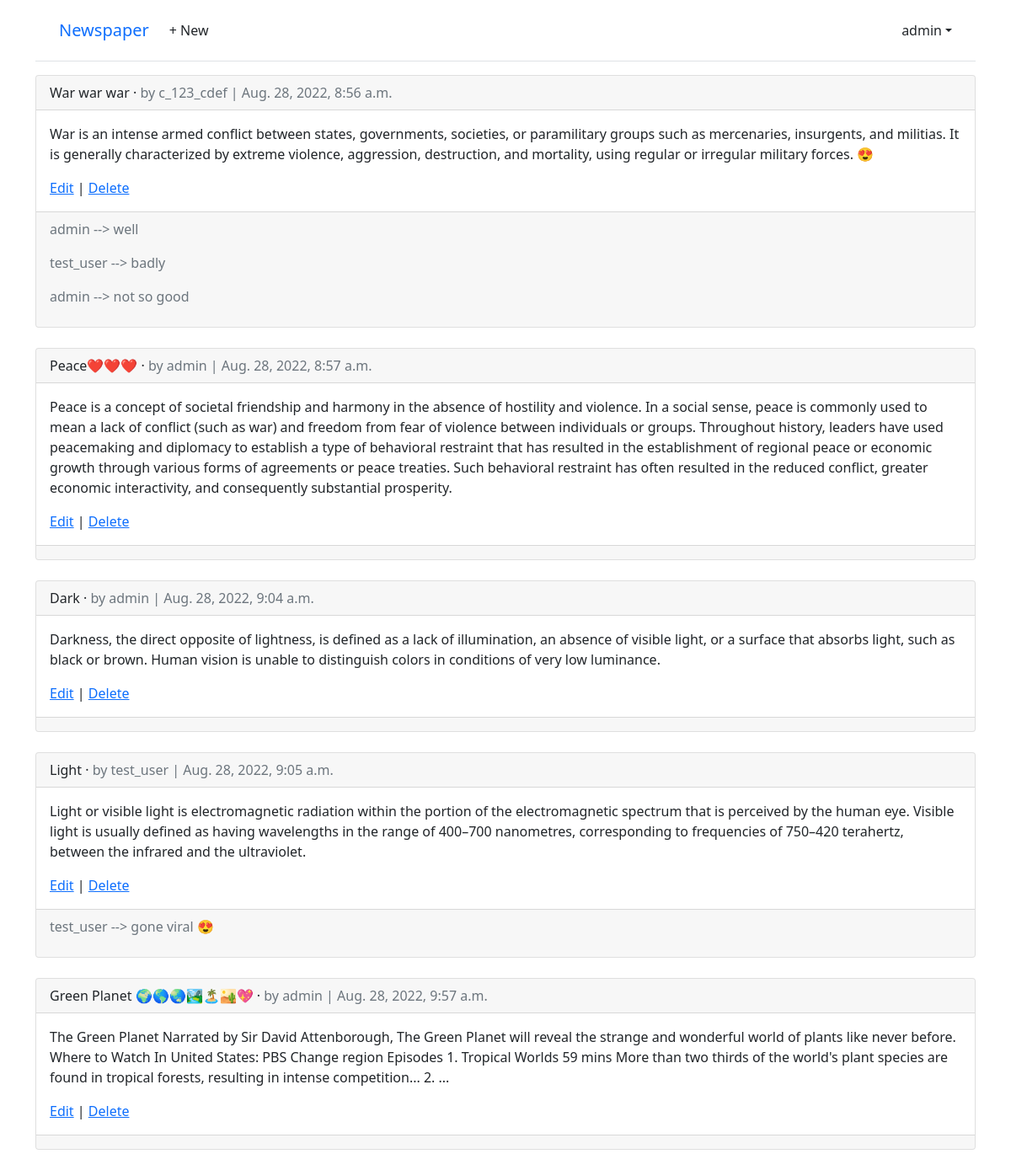
/articles/ (signed in), run on the app's committed database.
### accounts/models.py (models this page shows)
class CustomUser(AbstractUser):
    age = models.PositiveIntegerField(null=True, blank=True)

### articles/models.py (models this page shows, shortened)
class Article(models.Model):
    title = models.CharField(max_length=255)
    body = models.TextField()
    date = models.DateTimeField(auto_now_add=True)
    author = models.ForeignKey(settings.AUTH_USER_MODEL, on_delete=models.CASCADE,)

class Comment(models.Model):
    article = models.ForeignKey(Article, on_delete=models.CASCADE)
    comment = models.CharField(max_length=140)
    author = models.ForeignKey(settings.AUTH_USER_MODEL, on_delete=models.CASCADE)
    def __str__(self):
        return self.comment

### articles/views.py (the view)
# urls.py: path('', ArticleListView.as_view(), name='article_list'),
class ArticleListView(LoginRequiredMixin, ListView):
    model = Article
    template_name = 'article_list.html'

### templates/article_list.html (shortened to what this page needs)
{% extends 'base.html' %}
{% block content %}
    {% for article in article_list %}
        <div class="card">
            <div class="card-header">
                <span class="font-weight-bold">{{ article.title }}</span> &middot;
                <span class="text-muted">by {{ article.author }} | {{ article.date }}</span>
            </div>
            <div class="card-body">
                <p>{{ article.body }}</p>
                <a href="{% url 'article_edit' article.pk %}">Edit</a> |
                <a href="{% url 'article_delete' article.pk %}">Delete</a>
            </div>
            <div class="card-footer text-left text-muted">
                {% for comment in article.comment_set.all %}
                    <p>
                        <span class="font-weight-bold">
                            {{ comment.author }} -->
                        </span>
                            {{ comment }}
                    </p>
                {% endfor %}
            </div>
        </div>
        <br />
    {% endfor %}
{% endblock content %}

### templates/base.html (shortened to what this page needs)
<!DOCTYPE html>
<html>
<head>
    <link href="https://cdn.jsdelivr.net/npm/bootstrap@5.1.1/dist/css/bootstrap.min.css" rel="stylesheet">
</head>
<body>
    <div class="container">
        <header class="p-3 mb-3 border-bottom">
            <div class="container">
                <div class="d-flex flex-wrap align-items-center justify-content-center justify-content-lg-start">
                    <a class="navbar-brand" href="{% url 'home' %}">Newspaper</a>
                    <ul class="nav col-12 col-lg-auto me-lg-auto mb-2 justify-content-center mb-md-0">
                    {% if user.is_authenticated %}
                        <li><a href="{% url 'article_new' %}" class="nav-link px-2 link-dark">+ New</a></li>
                    </ul>
                    <div class="dropdown text-end">
                        <a href="#" class="d-block link-dark text-decoration-none dropdown-toggle" id="dropdownUser1" data-bs-toggle="dropdown" aria-expanded="false">{{ user.username }}</a>
                    </div>
                    {% else %}
                    </ul>
                    <div class="text-end">
                        <a href="{% url 'login' %}" class="btn btn-outline-primary me-2">Log In</a>
                        <a href="{% url 'signup' %}" class="btn btn-primary">Sign Up</a>
                    </div>
                    {% endif %}
                </div>
            </div>
        </header>
        <main>
            {% block content %}
            {% endblock content %}
        </main>
    </div>
</body>
</html>

### data on the page
CustomUser: username "admin"
Article: title "War war war", author "c_123_cdef", date "Aug. 28, 2022, 8:56 a.m.", body "War is an intense armed conflict between states, governments, societies, or paramilitary groups such as mercenaries, insurgents, and militias. It is generally characterized by extreme violence, aggression, destruction, and mortality, using regular or irregular military forces. 😍"
Comment: author "admin", comment "well"
Comment: author "test_user", comment "badly"
Comment: author "admin", comment "not so good"
Article: title "Peace❤️❤️❤️", author "admin", date "Aug. 28, 2022, 8:57 a.m.", body "Peace is a concept of societal friendship and harmony in the absence of hostility and violence. In a social sense, peace is commonly used to mean a lack of conflict (such as war) and freedom from fear of violence between individuals or groups. Throughout history, leaders have used peacemaking and diplomacy to establish a type of behavioral restraint that has resulted in the establishment of regional peace or economic growth through various forms of agreements or peace treaties. Such behavioral restraint has often resulted in the reduced conflict, greater economic interactivity, and consequently substantial prosperity."
Article: title "Dark", author "admin", date "Aug. 28, 2022, 9:04 a.m.", body "Darkness, the direct opposite of lightness, is defined as a lack of illumination, an absence of visible light, or a surface that absorbs light, such as black or brown. Human vision is unable to distinguish colors in conditions of very low luminance."
Article: title "Light", author "test_user", date "Aug. 28, 2022, 9:05 a.m.", body "Light or visible light is electromagnetic radiation within the portion of the electromagnetic spectrum that is perceived by the human eye. Visible light is usually defined as having wavelengths in the range of 400–700 nanometres, corresponding to frequencies of 750–420 terahertz, between the infrared and the ultraviolet."
Comment: author "test_user", comment "gone viral 😍"
Article: title "Green Planet 🌍🌎🌏🏞️🏝️🏜️💖", author "admin", date "Aug. 28, 2022, 9:57 a.m.", body "The Green Planet Narrated by Sir David Attenborough, The Green Planet will reveal the strange and wonderful world of plants like never before. Where to Watch In United States: PBS Change region Episodes 1. Tropical Worlds 59 mins More than two thirds of the world's plant species are found in tropical forests, resulting in intense competition... 2. ..."
